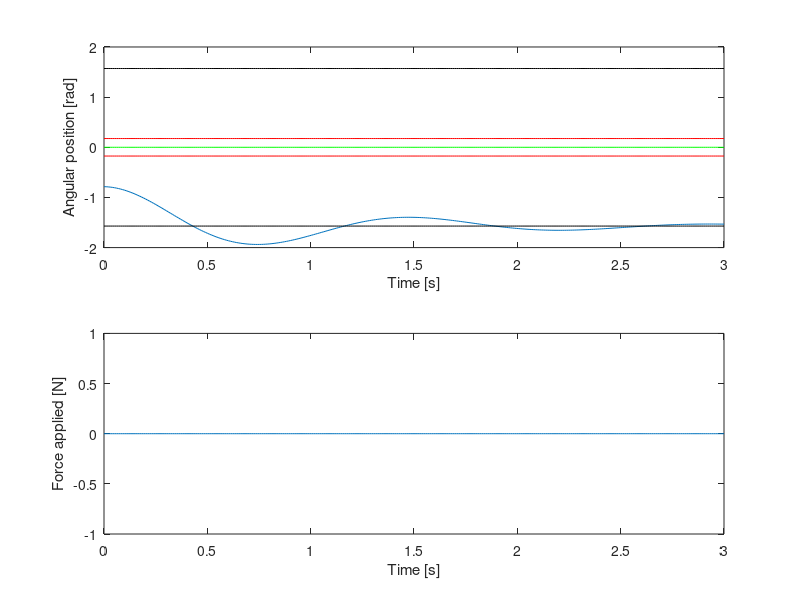

Here is the MATLAB script that generated this plot:
clear all
close all
clc

% PID gains
Kp = 0;  % proportional
Kd = 0;   % derivative
Ki = 0;   % integral


deltaT = 0.01;         % in seconds
totalTime = 3;         % also in seconds
N = totalTime/deltaT;  % total number of discrete time samples
setPoint = 0;          % horizontal
times = linspace(0,totalTime,N);  % real time samples, used for plotting

g = 9.81;     % m/s/s
m = 3;        % kg
l = 0.5;      % m
friction = 2; % N/rad/sec
maxIntegral = 4*m*g; % to avoid spectacular overshoots
maxThrust = 4*m*g; % this is maximum thrust for the motor
integralTerm = 0; % integral term for integrating the error, starts at zero

theta = zeros(1,N);        %make space for the angles (will be overwritten)
thetadot = zeros(1,N);     %make space for the first derivative
thetadotdot = zeros(1,N);  %make space of the second derivative

theta(1)=-pi/4; % starts diagonally down
thetadot(1)=0;  % starts static
thetadotdot(1)=0;  % starts with no acceleration
forces = [0];   % initialize the list of forces with zero


% The main loop computing everything in the simulation
for step=2:N
  error(step)=setPoint - theta(step-1); % computer the error at each step

  %PID calculation
  proportional   = Kp*error(step);
  derivative     = Kd*(error(step)-error(step-1))/deltaT;
  integralTerm   = integralTerm+Ki*error(step)*deltaT;
  % limit the integral accumulation both up and down
  integralTerm     = max([integralTerm, 0]);
  integralTerm     = min([integralTerm, maxIntegral]);
  F   = proportional + derivative + integralTerm; % commanded force

  %  saturate the force between 0 and maxThrust
  F = min([F, maxThrust]);
  F = max([0, F]);
  forces = [forces F]; % save the current force for plotting it later

  thetadotdot(step) = F/(m*l)-cos(theta(step-1))*g/l - friction*thetadot(step-1);
  thetadot(step) = thetadot(step-1)+thetadotdot(step)*deltaT;
  theta(step) = theta(step-1)+thetadot(step)*deltaT;
end

% Now let's see how it looks

figure(1)

% Fist subplot is for the arm position
subplot(2,1,1);
plot(times,theta);
hold on

% Various useful limits:
plot(times,ones(1,N)*setPoint,'g'); % the set point
plot(times,ones(1,N)*pi/2,'k-'); % top of travel
plot(times,-1*ones(1,N)*pi/2,'k-'); % bottom of travel
plot(times,ones(1,N)*pi*10/180,'r'); % 10 degree overshoot
plot(times,-ones(1,N)*pi*10/180,'r'); % 10 degree undershoot
xlabel('Time [s]');
ylabel('Angular position [rad]');


% Second subplot is for the force applied
subplot(2,1,2);
plot(times, forces);
xlabel('Time [s]');
ylabel('Force applied [N]');
